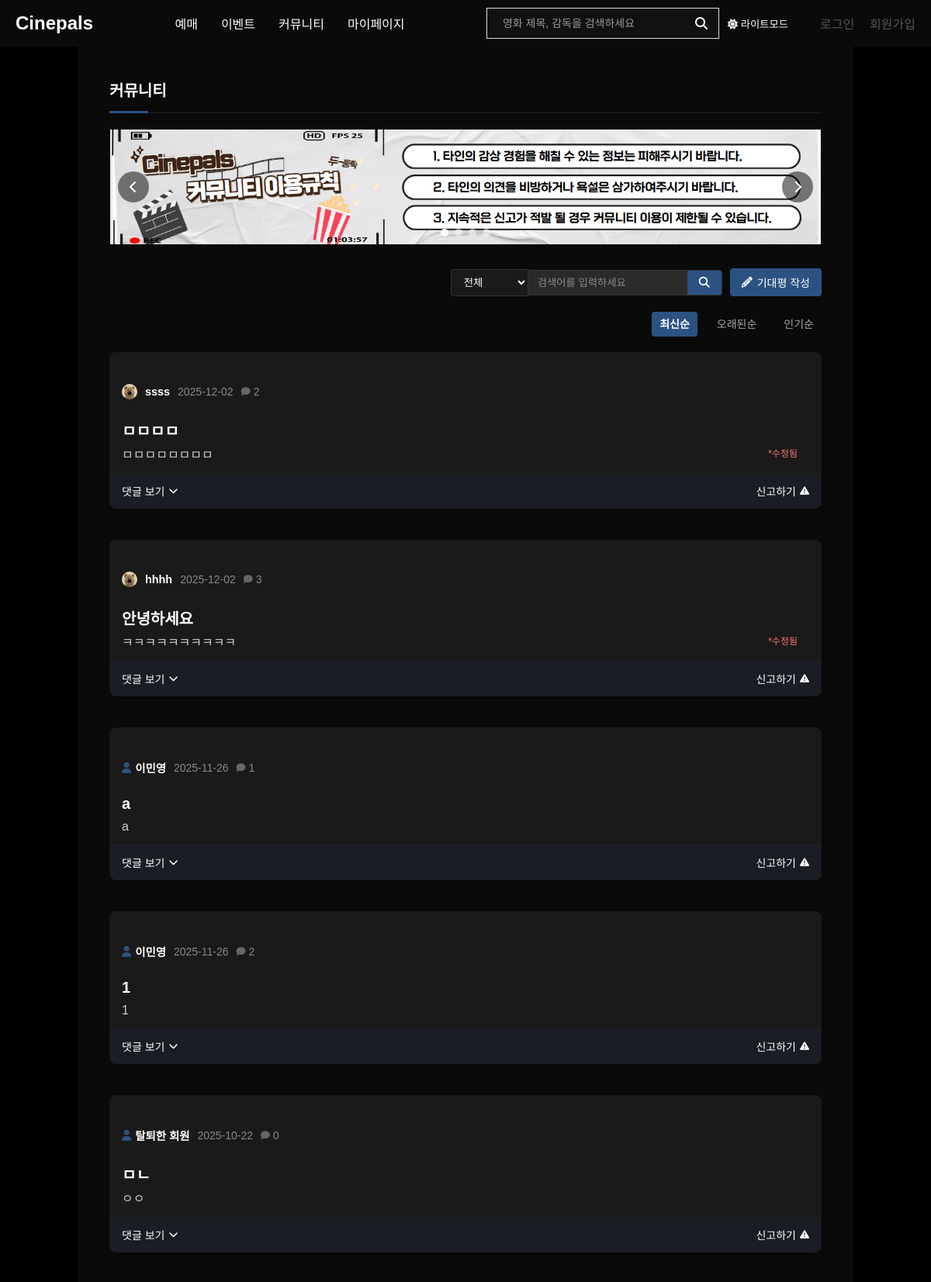
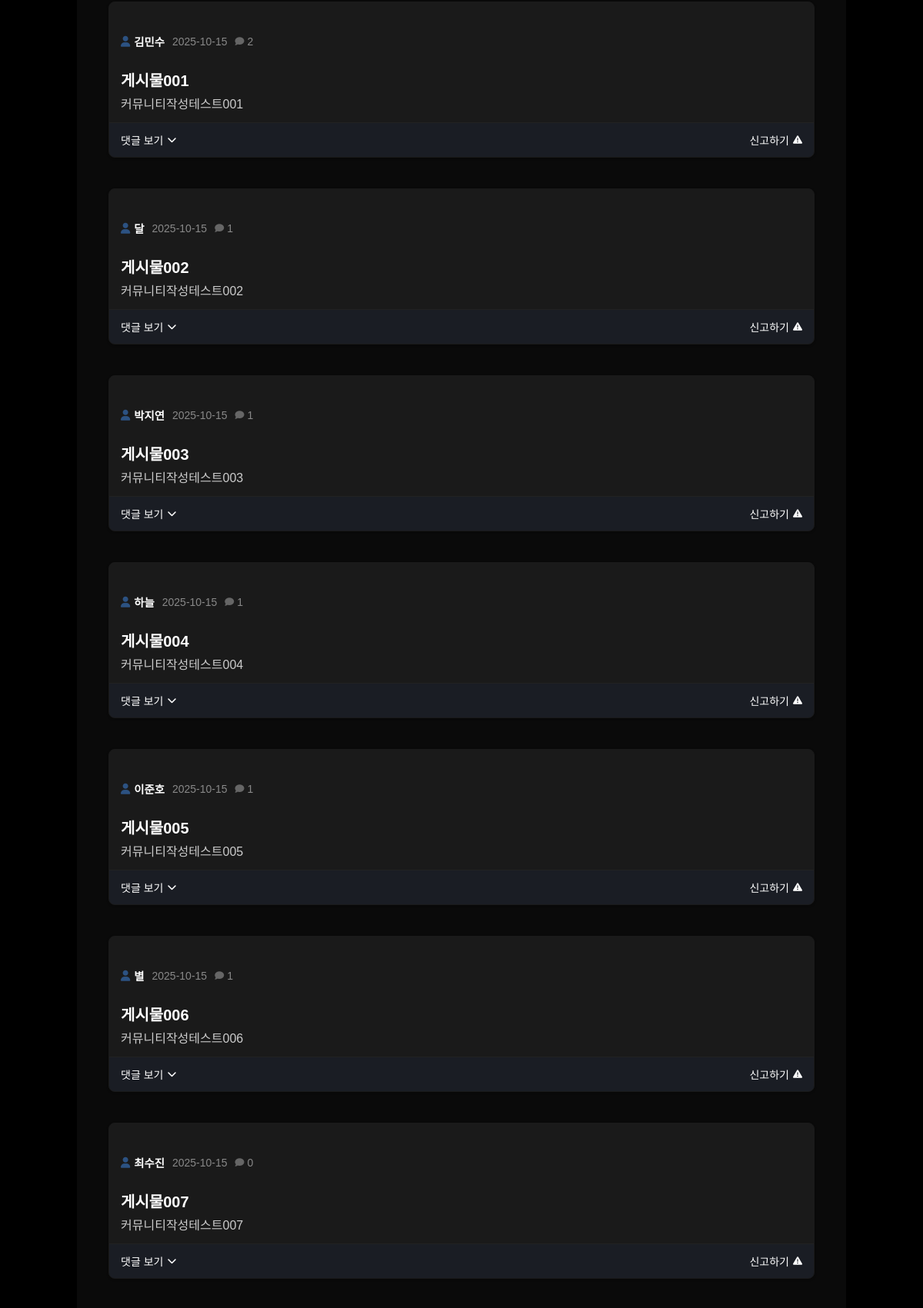
The page /community.php (upper part) on the database its author committed (2 pictures, top to bottom).
### tables this page shows
CREATE TABLE `board_posts` (
  `b_idx` int(11) NOT NULL,
  `b_title` text DEFAULT NULL,
  `b_contents` text DEFAULT NULL,
  `nick_name` varchar(10) DEFAULT NULL,
  `member_id` int(11) DEFAULT NULL,
  `read_count` int(10) DEFAULT 0,
  `voted_count` int(10) DEFAULT 0,
  `regdate` datetime DEFAULT current_timestamp(),
  `update_date` datetime DEFAULT NULL,
  `is_anonymous` tinyint(1) DEFAULT 0
);

### community.php (the view, shortened to what this page needs)
<?php
function get_time_ago($datetime)
{
    $current_time = time();
    $post_time = strtotime($datetime);
    $time_diff = $current_time - $post_time;
    return date('Y-m-d', strtotime($datetime));
}
$con = mysqli_connect("localhost", "root", "", "moviedb");
$sort = 'newest';
$search_type = '';
$search_keyword = '';
$where_condition = "WHERE b_title NOT LIKE '[관리자에 의해 삭제된 게시글]'";
$order_by = "ORDER BY regdate DESC";
$sql = "SELECT * FROM board_posts {$where_condition} {$order_by}";
$result = mysqli_query($con, $sql);
$posts = array();
while ($row = mysqli_fetch_assoc($result)) {
    $posts[] = $row;
}
$comments_count = array();
$post_authors = array();
foreach ($posts as $post) {
    $count_sql = "SELECT COUNT(*) as count FROM board_comments WHERE b_idx = " . $post['b_idx'];
    $count_result = mysqli_query($con, $count_sql);
    $count_row = mysqli_fetch_assoc($count_result);
    $comments_count[$post['b_idx']] = $count_row['count'];
    $author_sql = "SELECT profile_image FROM members WHERE member_id = " . $post['member_id'];
    $author_result = mysqli_query($con, $author_sql);
    if (mysqli_num_rows($author_result) > 0) {
        $author_row = mysqli_fetch_assoc($author_result);
        $post_authors[$post['b_idx']] = $author_row['profile_image'];
    } else {
        $post_authors[$post['b_idx']] = '';
    }
}
?>
<!DOCTYPE html>
<html lang="ko">
<head>
    <link rel="stylesheet" href="css/style.css?v=<?php echo time(); ?>">
    <link rel="stylesheet" href="https://cdnjs.cloudflare.com/ajax/libs/font-awesome/6.4.0/css/all.min.css">
</head>
<body>
    <?php require_once("inc/header.php"); ?>
    <main class="main_wrapper">
        <div class="content_wrap">
            <div class="content_header">
                <h2>커뮤니티</h2>
            </div>
            <div class="ad_slider">
                <div class="ad_slides">
                    <div class="ad_slide">
                        <img src="images/community-banner.png" alt="커뮤니티 이용규칙">
                    </div>
                </div>
                <div class="ad_arrow ad_prev">
                    <i class="fas fa-chevron-left"></i>
                </div>
                <div class="ad_arrow ad_next">
                    <i class="fas fa-chevron-right"></i>
                </div>
                <div class="ad_indicators">
                    <div class="ad_indicator active" data-index="0"></div>
                    <div class="ad_indicator" data-index="1"></div>
                    <div class="ad_indicator" data-index="2"></div>
                    <div class="ad_indicator" data-index="3"></div>
                </div>
            </div>
            <div class="search_area">
                <select class="search_select" id="search_type">
                    <option value="all" <?php echo ($search_type == '' || $search_type == 'all') ? 'selected' : ''; ?>>전체</option>
                </select>
                <div class="search_input_wrap">
                    <input type="text" class="search_input" id="search_keyword" placeholder="검색어를 입력하세요" value="<?php echo htmlspecialchars($search_keyword); ?>">
                    <button type="button" class="search_btn" onclick="doSearch()">
                        <i class="fas fa-search"></i>
                    </button>
                </div>
                <a href="board_write.php" class="write_post_btn">
                    <i class="fas fa-pencil-alt"></i>
                    기대평 작성
                </a>
            </div>
            <div class="sort-links">
                <?php
                $newest_class = '';
                $oldest_class = '';
                $popular_class = '';
                if ($sort == 'newest') {
                    $newest_class = 'active';
                }
                $search_params = '';
                ?>
                <a href="?sort=newest<?php echo $search_params; ?>" class="<?php echo $newest_class; ?>">최신순</a>
                <a href="?sort=oldest<?php echo $search_params; ?>" class="<?php echo $oldest_class; ?>">오래된순</a>
                <a href="?sort=popular<?php echo $search_params; ?>" class="<?php echo $popular_class; ?>">인기순</a>
            </div>
            <div class="post_list">
                <?php if (!empty($posts)): ?>
                    <?php foreach ($posts as $post): ?>
                        <div class="post_card" id="post-<?php echo $post['b_idx']; ?>">
                            <div class="post_btns">
                            </div>
                            <div class="post_info">
                                <span class="post_author">
                                    <?php
                                    $has_profile_image = false;
                                    if (!empty($post_authors[$post['b_idx']])) {
                                        $has_profile_image = true;
                                    }
                                    if ($has_profile_image):
                                    ?>
                                        <img src="<?php echo htmlspecialchars($post_authors[$post['b_idx']]); ?>" alt="프로필" style="width: 20px; height: 20px; border-radius: 50%; object-fit: cover; margin-right: 5px;">
                                    <?php else: ?>
                                        <i class="fas fa-user user_icon"></i>
                                    <?php endif; ?>
                                    <?php
                                    if ($post['is_anonymous']) {
                                        echo '탈퇴한 회원';
                                    } else {
                                        echo $post['nick_name'];
                                    }
                                    ?>
                                </span>
                                <span class="post_date"><?php echo get_time_ago($post['regdate']); ?></span>
                                <span class="post_comment">
                                    <i class="fas fa-comment"></i> <?php echo $comments_count[$post['b_idx']]; ?>
                                </span>
                            </div>
                            <div style="display: flex; justify-content: space-between; align-items: center;">
                                <h3 class="post_title" style="margin: 0;"><?php echo $post['b_title']; ?></h3>
                            </div>
                            <div class="post_content" style="display: flex; justify-content: space-between; align-items: flex-start;">
                                <span><?php echo nl2br($post['b_contents']); ?></span>
                                <?php if(!empty($post['update_date'])): ?><span style="color: #ff7675; font-size: 12px; white-space: nowrap; margin-left: 8px; margin-right: 15px;">*수정됨</span><?php endif; ?>
                            </div>
                            <div class="post_footer">
                                <a href="javascript:void(0)" class="more_btn toggle-comments" data-post-id="<?php echo $post['b_idx']; ?>">
                                    댓글 보기 <i class="fas fa-chevron-down"></i>
                                </a>
                                <a href="javascript:void(0)" class="more_btn" onclick="reportPost(<?php echo $post['b_idx']; ?>)" style="color: #dc3545;">
                                    신고하기 <i class="fas fa-exclamation-triangle"></i>
                                </a>
                            </div>
                        </div>
                    <?php endforeach; ?>
                <?php endif; ?>
            </div>
        </div>
    </main>
</body>
</html>

### css/style.css (style rules this page uses)
:root { --primary-bg: #fff; --primary-text: #333; --hover-text: #555; --secondary-bg: #f9f9f9; --input-placeholder: #999; --button-bg: #e5e5e5; --button-icon: #333; --auth-link-hover: #111; --auth-link-default: #555; --footer-text: #555; }
* { margin: 0; padding: 0; box-sizing: border-box; }
body { font-family: "Noto Sans KR", sans-serif; background: var(--primary-bg); color: var(--primary-text); }
a { text-decoration: none; color: inherit; }
.main_wrapper { width: 1200px; margin: 0 auto; padding: 20px; }
@media screen and (max-width: 1200px) { .main_wrapper { width: 100%; padding: 20px; } }
.content_wrap { margin-bottom: 40px; }
.content_wrap .content_header { display: flex; justify-content: space-between; align-items: center; margin-bottom: 20px; }
.content_wrap .content_header h2 { font-size: 20px; }
.content_header { display: flex; justify-content: space-between; align-items: center; margin-bottom: 20px; }
.content_header h2 { color: #fff; }
.content_header { display: flex; justify-content: space-between; align-items: center; margin-bottom: 1.5rem; }
.sort-links { margin: 20px 0; text-align: right; }
.sort-links a { display: inline-block; padding: 5px 10px; margin-left: 10px; color: #666; text-decoration: none; transition: all 0.2s; }
.sort-links a.active { color: #2c5282; font-weight: bold; border-bottom: 2px solid #2c5282; }
.post_info { margin: 10px 0; color: #666; font-size: 0.9em; }

### css/dark-theme.css (style rules this page uses)
:root { --primary-bg: #000; --primary-text: #fff; --secondary-bg: #111; --border-color: #333; }
body { background-color: #000; color: #fff; }
.content_header h2 { color: #fff; }
.more_btn { color: #aaa; }
button, .btn { background-color: #333; color: #fff; border: 1px solid #444; }
.more_btn { color: #fff !important; text-decoration: none; }
.search_input { background: #2a2a2a !important; border-color: #444 !important; color: #fff !important; }
.search_input::placeholder { color: #888 !important; }

### css/light-theme.css (style rules this page uses)
:root { --primary-bg: #fff; --primary-text: #333; --secondary-bg: #f8f9fa; --border-color: #e9ecef; }
body { background-color: #fff; color: #333; }
.content_header h2 { color: #343a40; }
.more_btn { color: #6c757d; }
button, .btn { background-color: #f8f9fa; color: #333; border: 1px solid #ced4da; }
body:has(.post_list) .main_wrapper, body:has(.sort-links) .main_wrapper, .post_list~.main_wrapper, .content_header:has(+.ad_slider) .main_wrapper { background-color: #f8f9fa !important; border: 1px solid #aaa !important; box-shadow: 0 2px 8px rgba(0, 0, 0, 0.1) !important; }
.content_wrap { color: #333 !important; }
.content_header h2 { color: #333 !important; }
.content_header { border-bottom-color: #ccc !important; }
.content_header h2:after { background: #2c5282 !important; }
.search_select { border-color: #ccc !important; background-color: #fff !important; color: #333 !important; }
.search_input_wrap { border-color: #ccc !important; background-color: #fff !important; }
.search_input { background-color: #fff !important; color: #333 !important; }
.search_btn { background-color: #2c5282 !important; color: #fff !important; }
.write_post_btn { background-color: #2c5282 !important; color: #fff !important; }
.sort-links a { color: #777 !important; }
.sort-links a.active { background-color: #2c5282 !important; color: #fff !important; }
.post_card { background-color: #fff !important; border: 1px solid #ccc !important; box-shadow: 0 2px 6px rgba(0, 0, 0, 0.15) !important; margin-bottom: 25px !important; }
.post_author { color: #333 !important; }
.user_icon { color: #2c5282 !important; }
.post_date, .post_views, .post_comment { color: #777 !important; }
.post_views i, .post_comment i { color: #999 !important; }
.post_title { color: #333 !important; }
.post_content { color: #555 !important; }
.post_footer { border-top: 1px solid #ccc !important; background-color: #f0f2f5 !important; padding: 12px 15px !important; }
.more_btn { color: #777 !important; }
.ad_slider { background-color: #fff !important; border: 1px solid #ccc !important; box-shadow: 0 1px 4px rgba(0, 0, 0, 0.1) !important; }
.ad_arrow { background-color: rgba(0, 0, 0, 0.3) !important; color: #fff !important; }
.ad_indicator { background-color: rgba(0, 0, 0, 0.3) !important; }
.ad_indicator.active { background-color: #fff !important; }

### rows shown on the page
board_posts: nick_name "ssss", regdate "2025-12-02", b_idx "2", b_title "ㅁㅁㅁㅁ", b_contents "ㅁㅁㅁㅁㅁㅁㅁㅁ", shows "*수정됨"
board_posts: nick_name "hhhh", regdate "2025-12-02", b_idx "3", b_title "안녕하세요", b_contents "ㅋㅋㅋㅋㅋㅋㅋㅋㅋㅋ", shows "*수정됨"
board_posts: nick_name "이민영", regdate "2025-11-26", b_idx "1", b_title "a", b_contents "a"
board_posts: nick_name "이민영", regdate "2025-11-26", b_idx "2", b_title "1", b_contents "1"
board_posts: is_anonymous "탈퇴한 회원", regdate "2025-10-22", b_idx "0", b_title "ㅁㄴ", b_contents "ㅇㅇ"
board_posts: nick_name "김민수", regdate "2025-10-15", b_idx "2", b_title "게시물001", b_contents "커뮤니티작성테스트001"
board_posts: nick_name "달", regdate "2025-10-15", b_idx "1", b_title "게시물002", b_contents "커뮤니티작성테스트002"
board_posts: nick_name "박지연", regdate "2025-10-15", b_idx "1", b_title "게시물003", b_contents "커뮤니티작성테스트003"
board_posts: nick_name "하늘", regdate "2025-10-15", b_idx "1", b_title "게시물004", b_contents "커뮤니티작성테스트004"
board_posts: nick_name "이준호", regdate "2025-10-15", b_idx "1", b_title "게시물005", b_contents "커뮤니티작성테스트005"
board_posts: nick_name "별", regdate "2025-10-15", b_idx "1", b_title "게시물006", b_contents "커뮤니티작성테스트006"
board_posts: nick_name "최수진", regdate "2025-10-15", b_idx "0", b_title "게시물007", b_contents "커뮤니티작성테스트007"
